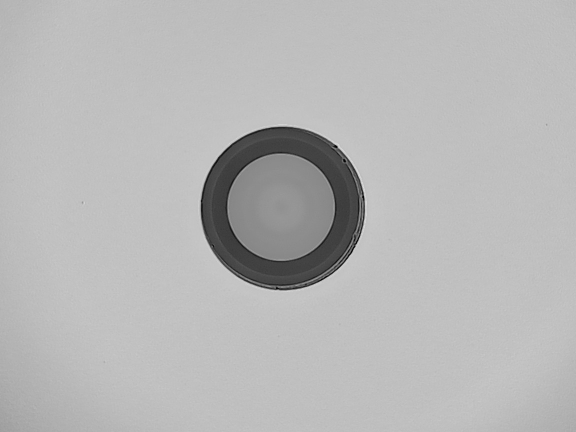
#> input picture current-process/old_version/image_batch/ima18.jpg, 1152 x 864 px (shown at 1/2 size)
$ python pixel_separation.py ../../../../current-process/old_version/image_batch/ima18.jpg   (older library calls are emulated)
#> lines starting #> are read from the running program, lines starting #| are printed output that depends on the picture; after the words box and inside, x2 and y2 are one past the last pixel; in counts of white or black regions, pixels touching at a corner belong together
import numpy as np
import cv2
import matplotlib
matplotlib.use('Agg')  # Non-interactive backend
import matplotlib.pyplot as plt
from scipy import ndimage, signal
from scipy.ndimage import gaussian_filter, gaussian_filter1d
from scipy.signal import find_peaks, peak_prominences
from skimage import filters, morphology, measure
import warnings
warnings.filterwarnings('ignore')
import json
import os

class DataDrivenFiberAnalyzer:
    """
    Fully data-driven fiber optic analysis
    No assumptions - regions detected purely from intensity and gradient patterns
    """

    def __init__(self, image_path):
        """Initialize with image"""
        self.original = cv2.imread(image_path)
#> self.original is the input picture: shape (864, 1152, 3); min 0, max 239, mean 182.7
        if self.original is None:
            raise ValueError(f"Could not load image from {image_path}")

        self.height, self.width = self.original.shape[:2]
        self.gray = cv2.cvtColor(self.original, cv2.COLOR_BGR2GRAY)

        # Results storage
        self.results = {}
        self.visualizations = []

    def analyze(self):
        """Run complete data-driven analysis"""
        print("Starting Data-Driven Fiber Optic Analysis...")
        print("=" * 60)

        # Step 1: Preprocessing
        self.preprocess()

        # Step 2: Find center using weighted centroid
        self.find_center()

        # Step 3: Compute radial profiles
        self.compute_radial_profiles()

        # Step 4: Detect boundaries from gradient peaks
        self.detect_boundaries()

        # Step 5: Analyze regions between boundaries
        self.analyze_regions()

        # Step 6: Create masks based on detected regions
        self.create_masks()

        # Step 7: Extract and clean regions
        self.extract_regions()

        # Step 8: Generate report
        self.generate_report()

        # Save results
        self.save_results()

        print("\nAnalysis Complete!")
        return self.results

    def preprocess(self):
        """Preprocessing with minimal assumptions"""
        print("\nStep 1: Preprocessing...")

        # Basic denoising
        self.denoised = cv2.fastNlMeansDenoising(self.gray, None, 10, 7, 21)

        # Compute gradients
        self.grad_x = cv2.Sobel(self.denoised, cv2.CV_64F, 1, 0, ksize=3)
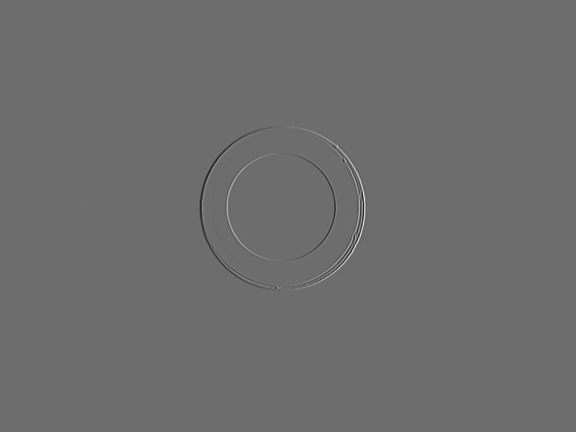
#> self.grad_x: shape (864, 1152) float64 (shown at 1/2 size); min -571, max 762, mean 0; drawn with min black and max white
        self.grad_y = cv2.Sobel(self.denoised, cv2.CV_64F, 0, 1, ksize=3)
        self.gradient_magnitude = np.sqrt(self.grad_x**2 + self.grad_y**2)
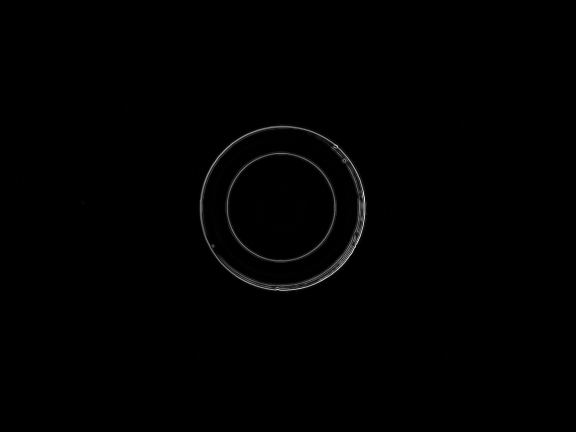
#> self.gradient_magnitude: shape (864, 1152) float64 (shown at 1/2 size); min 0, max 790.6, mean 3.9; drawn with min black and max white

        # Compute local variance
        self.local_variance = self._compute_local_variance(self.denoised, window_size=5)

    def _compute_local_variance(self, img, window_size=5):
        """Compute local variance"""
#> called with window_size = 5
        # Local mean
        kernel = np.ones((window_size, window_size)) / (window_size * window_size)
        local_mean = cv2.filter2D(img.astype(np.float32), -1, kernel)

        # Local variance
        local_sq_mean = cv2.filter2D(img.astype(np.float32)**2, -1, kernel)
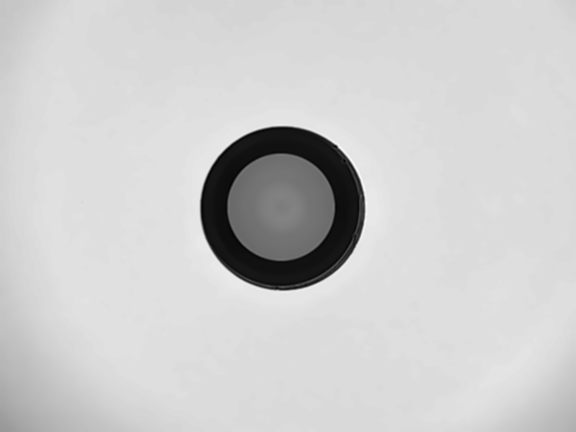
#> local_sq_mean: shape (864, 1152) float32 (shown at 1/2 size); min 1517, max 42048.3, mean 34166.8; drawn with min black and max white
        variance = local_sq_mean - local_mean**2
        variance[variance < 0] = 0
#> variance: shape (864, 1152) float32; min 0, max 7876.1, mean 24

        return variance

    def find_center(self):
        """Find center using intensity-weighted centroid"""
        print("\nStep 2: Finding center...")

        # Use brightest region to find center
        threshold = np.percentile(self.denoised, 90)
#> threshold = 193
        bright_mask = self.denoised > threshold
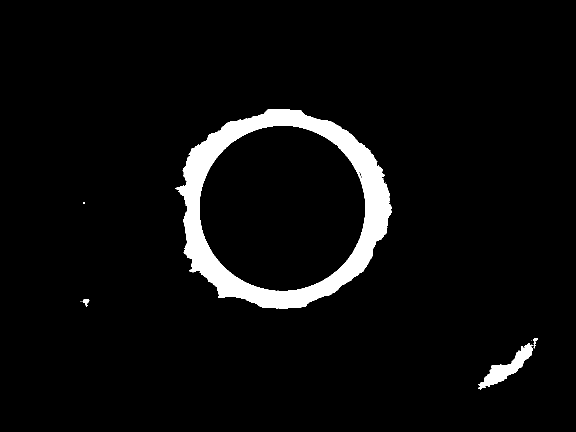
#> bright_mask: shape (864, 1152) bool (shown at 1/2 size); 4.7% white; 10 white regions (6 under 20 px), largest, box (x1, y1, x2, y2) and area: (350, 218, 784, 618) 43700, (957, 687, 1065, 779) 2941, (165, 598, 179, 613) 105, (1066, 676, 1075, 693) 72

        # Calculate centroid
        moments = cv2.moments(bright_mask.astype(np.uint8))
#> moments = moments, m00 46837, centre m10/m00, m01/m00 = (593.8, 439.2)
        if moments['m00'] > 0:
            self.center_x = moments['m10'] / moments['m00']
#> self.center_x = 593.8
#> (the rest of the program and of its run is left out)
